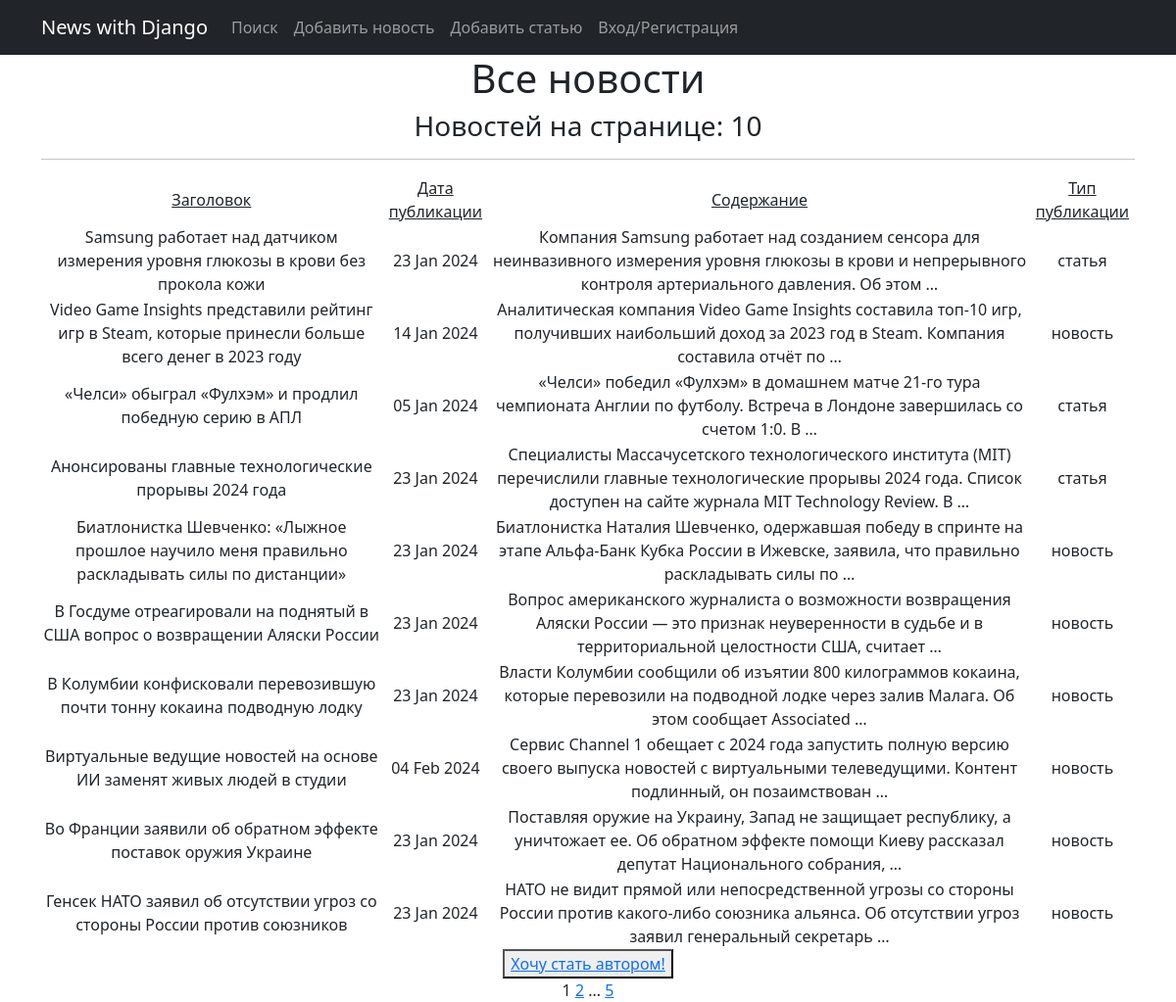
The page / on the database its author committed.
### news/models.py (models this page shows, shortened)
class Post(models.Model):
    article = 'A'
    news = 'N'
    CHOISE = [
        (article, 'статья'),
        (news, 'новость')
    ]
    authorship = models.ForeignKey(Author, on_delete = models.CASCADE)
    type = models.CharField(max_length=1, choices=CHOISE, default=news)
    publication_time = models.DateTimeField(auto_now_add=True)
    category = models.ManyToManyField(Category, through='Post_Category')
    title = models.CharField(default='Здесь должен быть заголовок', max_length=225)
    text = models.TextField(default='Здесь должен быть текст')
    rating = models.IntegerField(default=0)

### news/views.py (the view)
# urls.py: path('', PostList.as_view(), name='post_list'),
class PostList(ListView, LoginRequiredMixin):
    model = Post
    ordering = 'title'
    template_name = 'posts.html'
    context_object_name = 'posts'
    paginate_by = 10
    def get_context_data(self, **kwargs):
        context = super().get_context_data(**kwargs)
        context['is_not_author'] = not self.request.user.groups.filter(name = 'Authors').exists()
        return context

### news/templatetags/custom_filters.py (called while the page is built)
@register.simple_tag(takes_context=True)
def url_replace(context, **kwargs):
   d = context['request'].GET.copy()
   for k, v in kwargs.items():
       d[k] = v
   return d.urlencode()

### templates/posts.html (shortened to what this page needs)
{% extends 'flatpages/default.html' %}
{% load custom_filters %}
{% block content %}
<h1>Все новости</h1>
   <h3>Новостей на странице: {{posts | length }}</h3>
   <hr>
       <table>
           <td><u>Заголовок</u></td>
           <td><u>Дата публикации</u></td>
           <td><u>Содержание</u></td>
           <td><u>Тип публикации</u></td>
           {% for post in posts %}
           <tr>
               <td>{{ post.title }}</td>
               <td>{{ post.publication_time |date:'d M Y' }}</td>
               <td>{{ post.text | truncatewords:20 | censor }}</td>
               <td>{{ post.get_type_display }}</td>
           </tr>
           {% endfor %}
       </table>
{% if is_not_author %}
<button> <a href="upgrade/"> Хочу стать автором!</a> </button>
{% endif %}
<br>
   {{ page_obj.number }}
   {% if page_obj.has_next %}
       <a href="?{% url_replace page=page_obj.next_page_number %}">{{ page_obj.next_page_number }}</a>
       {% if paginator.num_pages != page_obj.next_page_number %}
           ...
           <a href="?{% url_replace page=page_obj.paginator.num_pages %}">{{ page_obj.paginator.num_pages }}</a>
       {% endif %}
   {% endif %}
{% endblock content %}

### templates/flatpages/default.html (shortened to what this page needs)
<!DOCTYPE html>
<html lang="en">
    <head>
        {% load static %}
        {% load cache %}
        <link href="{% static 'css/styles.css' %}" rel="stylesheet" />
    </head>
    <body>
        {% cache 30 header %}
<nav class="navbar navbar-expand-lg navbar-dark bg-dark static-top">
   <div class="container">
       <a class="navbar-brand" href="/">News with Django
       </a>
       <div class="collapse navbar-collapse" id="navbarResponsive">
           <ul class="navbar-nav ml-auto">
               <li class="nav-item">
                   <a class="nav-link" href="/search/">Поиск</a>
               </li>
               <li class="nav-item">
                   <a class="nav-link" href="/news/create/">Добавить новость</a>
               </li>
               <li class="nav-item">
                   <a class="nav-link" href="/articles/create/">Добавить статью</a>
               </li>
               {% if request.user.is_authenticated %}
               <li class="nav-item">
                    <a class="nav-link" href="{% url 'profile_edit' request.user.id %}">Мой профиль</a>
               </li>
               {% else %}
               <li class="nav-item">
                    <a class="nav-link" href="/accounts/login/">Вход/Регистрация</a>
               </li>
               {% endif %}
           </ul>
       </div>
   </div>
</nav>
        {% endcache %}
<div class="container">
   <div class="row">
       <div class="col-lg-12 text-center">
           {% block content %}{% endblock content %}
       </div>
   </div>
</div>
    </body>
</html>

### rows shown on the page
Post: title "Samsung работает над датчиком измерения уровня глюкозы в крови без прокола кожи", publication_time "23 Jan 2024", text|censor "Компания Samsung работает над созданием сенсора для неинвазивного измерения уровня глюкозы в крови и непрерывного контроля артериального давления. Об этом …", type "статья"
Post: title "Video Game Insights представили рейтинг игр в Steam, которые принесли больше всего денег в 2023 году", publication_time "14 Jan 2024", text|censor "Аналитическая компания Video Game Insights составила топ-10 игр, получивших наибольший доход за 2023 год в Steam. Компания составила отчёт по …", type "новость"
Post: title "«Челси» обыграл «Фулхэм» и продлил победную серию в АПЛ", publication_time "05 Jan 2024", text|censor "«Челси» победил «Фулхэм» в домашнем матче 21‑го тура чемпионата Англии по футболу. Встреча в Лондоне завершилась со счетом 1:0. В …", type "статья"
Post: title "Анонсированы главные технологические прорывы 2024 года", publication_time "23 Jan 2024", text|censor "Специалисты Массачусетского технологического института (MIT) перечислили главные технологические прорывы 2024 года. Список доступен на сайте журнала MIT Technology Review. В …", type "статья"
Post: title "Биатлонистка Шевченко: «Лыжное прошлое научило меня правильно раскладывать силы по дистанции»", publication_time "23 Jan 2024", text|censor "Биатлонистка Наталия Шевченко, одержавшая победу в спринте на этапе Альфа‑Банк Кубка России в Ижевске, заявила, что правильно раскладывать силы по …", type "новость"
Post: title "В Госдуме отреагировали на поднятый в США вопрос о возвращении Аляски России", publication_time "23 Jan 2024", text|censor "Вопрос американского журналиста о возможности возвращения Аляски России — это признак неуверенности в судьбе и в территориальной целостности США, считает …", type "новость"
Post: title "В Колумбии конфисковали перевозившую почти тонну кокаина подводную лодку", publication_time "23 Jan 2024", text|censor "Власти Колумбии сообщили об изъятии 800 килограммов кокаина, которые перевозили на подводной лодке через залив Малага. Об этом сообщает Associated …", type "новость"
Post: title "Виртуальные ведущие новостей на основе ИИ заменят живых людей в студии", publication_time "04 Feb 2024", text|censor "Сервис Channel 1 обещает с 2024 года запустить полную версию своего выпуска новостей с виртуальными телеведущими. Контент подлинный, он позаимствован …", type "новость"
Post: title "Во Франции заявили об обратном эффекте поставок оружия Украине", publication_time "23 Jan 2024", text|censor "Поставляя оружие на Украину, Запад не защищает республику, а уничтожает ее. Об обратном эффекте помощи Киеву рассказал депутат Национального собрания, …", type "новость"
Post: title "Генсек НАТО заявил об отсутствии угроз со стороны России против союзников", publication_time "23 Jan 2024", text|censor "НАТО не видит прямой или непосредственной угрозы со стороны России против какого-либо союзника альянса. Об отсутствии угроз заявил генеральный секретарь …", type "новость"

### other values the page prints
{{ posts | length }} "10"
{{ page_obj.number }} "1"
{{ page_obj.next_page_number }} "2"
{{ page_obj.paginator.num_pages }} "5"
